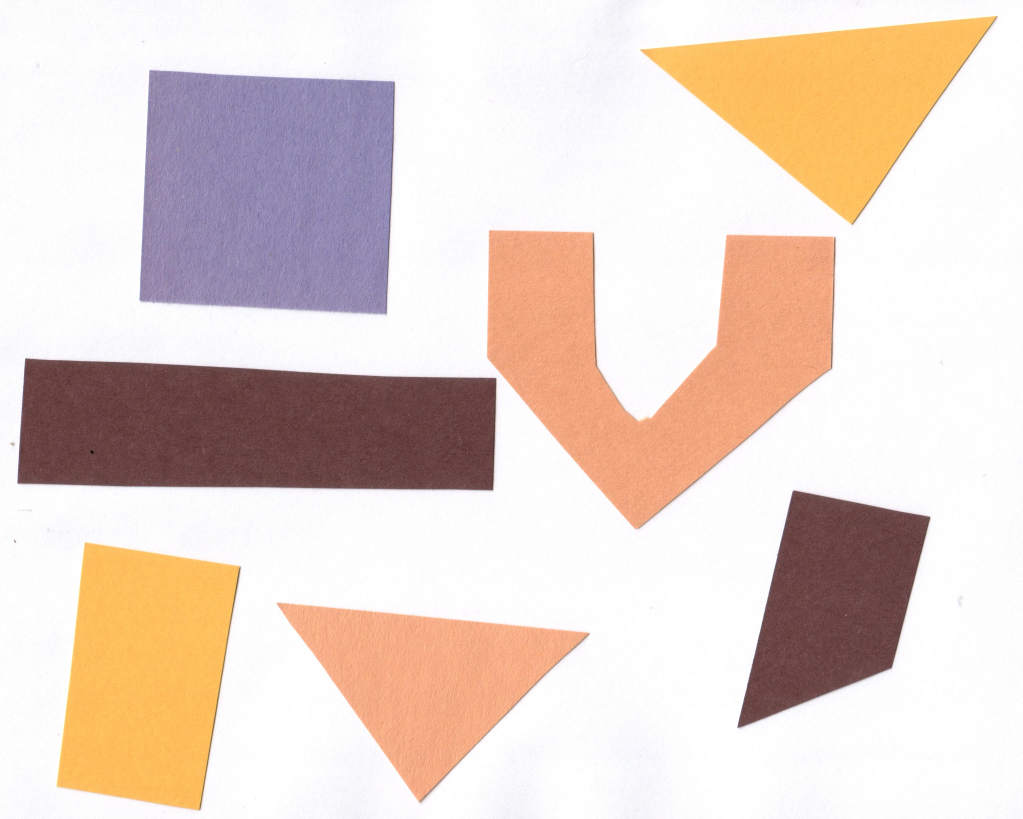
#> input picture test/test.jpg, 3068 x 2457 px, given in place of maksssksksss14.png, which was not available (shown at 1/3 size)
$ python haar.py
#> lines starting #> are read from the running program, lines starting #| are printed output that depends on the picture; pictures that were not available may be replaced by others from this repository, and a replacement may not be noted
### Preprocessing.py
# Source: https://www.pluralsight.com/guides/importing-image-data-into-numpy-arrays

import PIL # need to do -> pip install Pillow
print('Pillow Version:', PIL.__version__) # This should run to make sure you have pillow installed

from PIL import Image as I
from PIL import ImageFilter

from matplotlib import image as MI
from matplotlib import pyplot
import numpy
import sys

# [17 lines left out: functions getImageInformationUsingPillow, getImageInformationUsingMatPlotLib, printAsArray, not called in this run]

def printImageAsMatrix(filename):
    image = MI.imread(filename)
    print(image) # Prints the array

def displayImage(image): # NOT filename, needs to be an image/arr jud!
    pyplot.imshow(image) # load it for pyplot.show()
    pyplot.show() # display the array of pixels as an image

# [19 lines left out: functions displayMultipleImages, write3dMatrixToTxt, not called in this run]

def imgToNumpyarr(filename):
    image = I.open(filename) # Open with Pillow Image
    return numpy.asarray(image) # Convert to numpy array

def pilImgToNumpyarr(pil_img):
    return numpy.asarray(pil_img) # Convert to numpy array

def numpyarrToPilImg(image_arr):
    return I.fromarray(image_arr.astype('uint8'), 'RGB')

def gaussianBlur(filename, blur=5):
    image = I.open(filename) # Open with Pillow Image
    return numpy.asarray(image.filter(ImageFilter.GaussianBlur(blur)))

def gaussianBlurArr(image_arr, blur=5): # if from numpy array
    image = numpyarrToPilImg(image_arr)
    return numpy.asarray(image.filter(ImageFilter.GaussianBlur(blur)))

# [17 lines left out: function blackAndWhiteinator, not called in this run]

def gaussianBlurToBW(filename, blur=5, bw_threshold=128):
    return blackAndWhiteinator(gaussianBlur(filename, blur), bw_threshold)

def grayscaleinator(image_arr):
    height, width = image_arr.shape[:2]

    image_gray = numpy.zeros((height, width)) # create empty array composed of zero's
    for i in range(height):
        for j in range(width):
            image_gray[i][j] = numpy.sum(numpy.multiply(image_arr[i][j][:3], [0.2989, 0.5870, 0.1140]))
    return image_gray

def grayscaleinatorPil(image_arr): # if using Pillow
    image = numpyarrToPilImg(image_arr)
    return image.convert('L')

def grayscaleGaussianBW(filename, blur=5, bw_threshold=128): # Grayscales the image, adds gaussian blur, then converts to b&w
    image = I.open(filename).convert('L').filter(ImageFilter.GaussianBlur(blur)) # Open with Pillow Image and convert to grayscale
    return blackAndWhiteinator(pilImgToNumpyarr(image), bw_threshold)


imgFilename = 'test/koala.jpeg'
# imgFilename = 'test/test.jpg'
# imgFilename = 'dataset/images/maksssksksss0.png'
# imgFilename = 'dataset/images/maksssksksss1.png'

# [11 lines left out: function measureTimeDiff, not called in this run]

# measureTimeDiff(lambda: gaussianBlurToBW(imgFilename, 3), lambda: blackAndWhiteinator(imgToNumpyarr(imgFilename)))

# displayImage(blackAndWhiteinator(imgToNumpyarr(imgFilename), bw_threshold=128))
# displayImage(gaussianBlurToBW(imgFilename, blur=5, bw_threshold=128))
# displayImage(grayscaleGaussianBW(imgFilename, blur=5, bw_threshold=150))

# Immediate B&W vs Gaussian to B&W vs Grayscale to Gaussian to B&W
# displayMultipleImages(
#     blackAndWhiteinator(imgToNumpyarr(imgFilename), bw_threshold=128),
#     gaussianBlurToBW(imgFilename, blur=5, bw_threshold=128),
#     grayscaleGaussianBW(imgFilename, blur=5, bw_threshold=150))
     #def thresh is 128, half of 255

### haar.py
import numpy as np
import cv2
from Preprocessing import gaussianBlur, displayImage, grayscaleinator as gs, imgToNumpyarr


"""

resize
grayscale
Make integral image function
Run haar function
> loop sa image

output: generate 2d array
feed csv into adaboost
make xml


"""


class Detector:
    @staticmethod
    def makeXML(csv):
        print("Hello world")

    @staticmethod
    def _haar(image):
        image = Detector._resize(image, 200)
#> in imgToNumpyarr, image is the input picture: PIL image 3068x2457 RGB; mean R, G, B 229.7, 212.3, 203.8
#> in _resize, `return cv2.resize(image, (w, h))`:
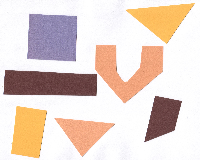
#> returned value: shape (160, 200, 3); mean of channels 0, 1, 2 229.7, 212.2, 203.7; drawn as R, G, B
        gray = np.array(gs(image), dtype="uint8")
#> after the loop in grayscaleinator, `for i in range(height):`:
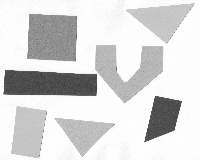
#> image_gray: shape (160, 200) float64; min 59.24, max 255, mean 216.4
        integral = cv2.integral(gray)
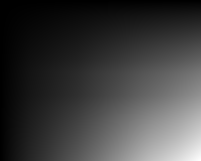
#> integral: shape (161, 201) int32; min 0, max 6907877, mean 1678622.5; drawn with min black and max white

        integral = integral[1:, 1:]
#> integral: shape (160, 200) int32

        h, w = integral.shape
#> h = 160; w = 200

        # loop for first rect


        while True:
            # dynamic ang shape
            # to be changed
            x, y = 2, 1
            rect = np.zeros((2, 1), dtype=int)
            rect_h, rect_w = rect.shape

            if rect_h <= h and rect_w <= w:
                break

            """

              0 1 2 3 4 5
            0[][][][][][]
            1[][][][][][]
            2[][][][][][]
            3[][][][][][]
            4[][][][][][]
            5[][][][][][]

            """

            # range(0, 5) = iterate through 0, 1, 2, 3, 4
            # for that rect

            for row in range(0, h - rect_h + 1):
                for col in range(0, w - rect_w + 1):
                    val = Detector._area1(row, col, integral, rect)


        # expected output to be fed sa cascade_classifier/adaboost

        """

        FOR FACES

                feature1        feature2        feature3            feature10000000         class
        image   132             123             32                  8                       Face
        image2  132             123             32                  8                       Face
        image3  132             123             32                  8                       Face
        image3  132             123             32                  8                       Face
        image3  132             123             32                  8                       Face


        FOR NONFACES

                feature1        feature2        feature3            feature10000000         class
        image   132             123             32                  8                       NonFace
        image2  132             123             32                  8                       NonFace
        image3  132             123             32                  8                       NonFace


        """

        # loop for second rect
        # for row in image:
        #     for col in image:


        # loop for third rect
        # for row in image:
        #     for col in image:


        # loop for fourth rect
        # for row in image:
        #     for col in image:

        # loop here
        # haar


    # [128 lines left out: functions _checkHaar, _area1, _area2, _area3, _area4, _findarea, not called in this run]


    @staticmethod
    def _resize(image, w):
        image = imgToNumpyarr(image)
        percent = w/image.shape[1]
        h = int(percent * image.shape[0])
        return cv2.resize(image, (w, h))


# driver

# Detector.makeXML("test")
Detector._haar("dataset\images\maksssksksss14.png")
